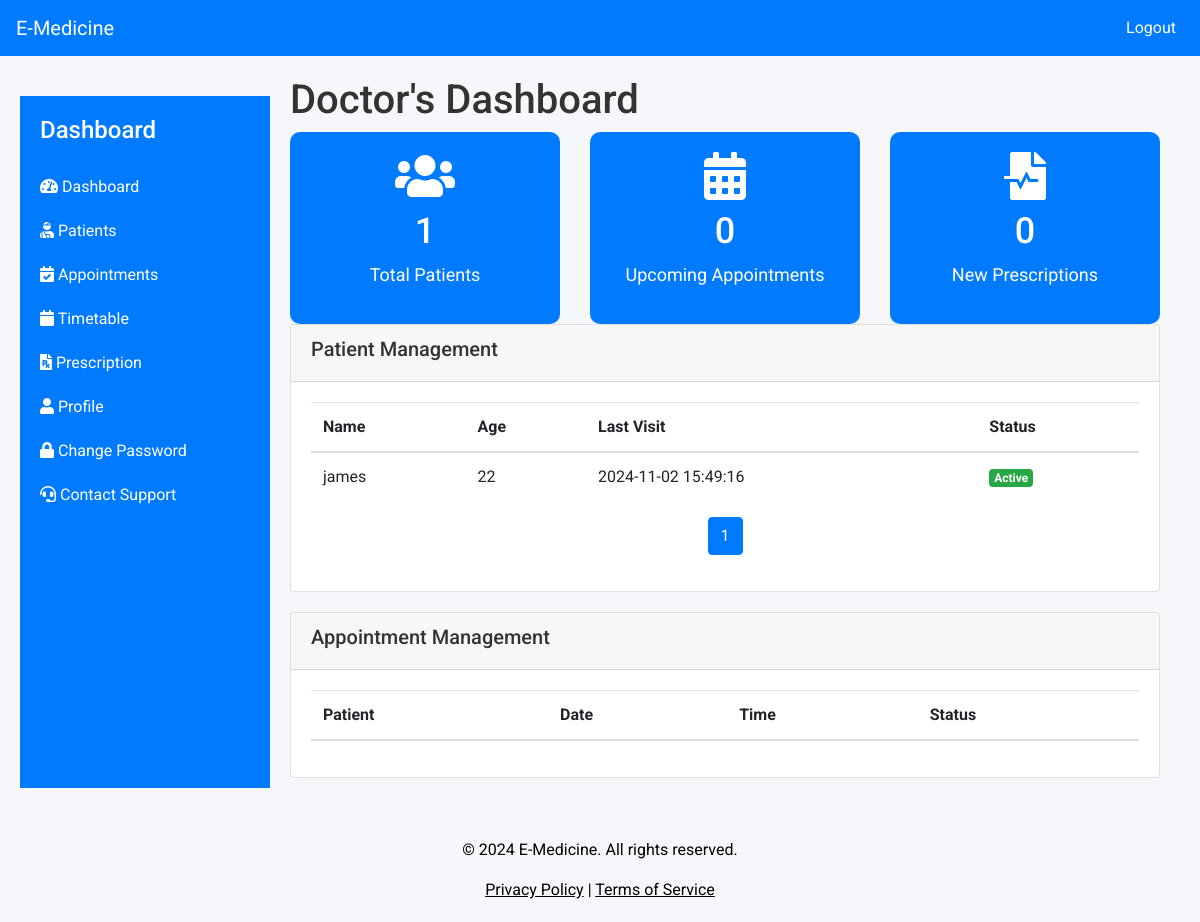
Page /doctor/index.php (signed in) on the committed database.
### tables this page shows
CREATE TABLE `patients` (
  `PatientID` int(11) NOT NULL,
  `firstname` varchar(100) NOT NULL,
  `lastname` varchar(255) NOT NULL,
  `Age` int(11) NOT NULL,
  `Gender` enum('Male','Female','Other') NOT NULL,
  `Phone` varchar(15) DEFAULT NULL,
  `Email` varchar(100) DEFAULT NULL,
  `Address` varchar(255) DEFAULT NULL,
  `CreatedAt` timestamp NOT NULL DEFAULT current_timestamp(),
  `Password` varchar(255) NOT NULL,
  `status` varchar(250) NOT NULL,
  `ProfileImage` varchar(250) NOT NULL,
  `reset_token` varchar(6) DEFAULT NULL,
  `token_expiration` int(11) DEFAULT NULL
);

### doctor/index.php (the view, shortened to what this page needs)
<?php
include '../access/config.php';
$id = $_SESSION['doctor_id'];
$appointmentResult = $conn->prepare("SELECT COUNT(*) as total FROM appointments WHERE AppointmentDate >= CURDATE() AND DoctorID = ?");
$appointmentResult->bind_param("i", $id);
$appointmentResult->execute();
$upcomingAppointments = $appointmentResult->get_result()->fetch_assoc()['total'];
$prescriptionQuery = $conn->prepare("
    SELECT COUNT(*) as total
    FROM prescriptions p
    JOIN appointments a ON p.AppointmentID = a.AppointmentID
    WHERE DATE(p.CreatedAt) = CURDATE() AND a.DoctorID = ?
");
$prescriptionQuery->bind_param("i", $id);
$prescriptionQuery->execute();
$newPrescriptions = $prescriptionQuery->get_result()->fetch_assoc()['total'];
$recordsPerPage = 5;
$page = isset($_GET['page']) ? intval($_GET['page']) : 1;
$offset = ($page - 1) * $recordsPerPage;
$patientsQuery = $conn->prepare("SELECT * FROM patients LIMIT ?, ?");
$patientsQuery->bind_param("ii", $offset, $recordsPerPage);
$patientsQuery->execute();
$patientsResult = $patientsQuery->get_result();
$totalPatientsQuery = $conn->query("SELECT COUNT(*) as total FROM patients");
$totalPatients = $totalPatientsQuery->fetch_assoc()['total'];
$totalPages = ceil($totalPatients / $recordsPerPage);
?>
<!DOCTYPE html>
<html lang="en">
<head>
    <link rel="stylesheet" href="https://stackpath.bootstrapcdn.com/bootstrap/4.5.2/css/bootstrap.min.css">
    <link rel="stylesheet" href="https://cdnjs.cloudflare.com/ajax/libs/font-awesome/6.0.0-beta3/css/all.min.css">
</head>
<body>
<?php include '../resources/includes/d_header.php'; ?>
<div class="dashboard">
    <?php include '../resources/includes/d_sidebar.php'; ?>
    <div class="dashboard-content">
        <h1>Doctor's Dashboard</h1>
        <div class="row">
            <div class="col-md-4 col-sm-12">
                <div class="metric-card">
                    <i class="fas fa-users"></i>
                    <h2><?php echo $totalPatients; ?></h2>
                    <p>Total Patients</p>
                </div>
            </div>
            <div class="col-md-4 col-sm-12">
                <div class="metric-card">
                    <i class="fas fa-calendar-alt"></i>
                    <h2><?php echo $upcomingAppointments; ?></h2>
                    <p>Upcoming Appointments</p>
                </div>
            </div>
            <div class="col-md-4 col-sm-12">
                <div class="metric-card">
                    <i class="fas fa-file-medical-alt"></i>
                    <h2><?php echo $newPrescriptions; ?></h2>
                    <p>New Prescriptions</p>
                </div>
            </div>
        </div>
        <div class="card">
            <div class="card-header">
                <h5>Patient Management</h5>
            </div>
            <div class="card-body">
                <table class="table">
                    <thead>
                        <tr>
                            <th>Name</th>
                            <th>Age</th>
                            <th>Last Visit</th>
                            <th>Status</th>
                        </tr>
                    </thead>
                    <tbody>
                        <?php while ($patient = $patientsResult->fetch_assoc()): ?>
                            <tr>
                                <td><?php echo htmlspecialchars($patient['firstname']); ?></td>
                                <td><?php echo htmlspecialchars($patient['Age']); ?></td>
                                <td><?php echo htmlspecialchars($patient['CreatedAt']); ?></td>
                                <td><span class="badge badge-success">Active</span></td>
                            </tr>
                        <?php endwhile; ?>
                    </tbody>
                </table>
                <nav>
                    <ul class="pagination">
                        <?php for ($i = 1; $i <= $totalPages; $i++): ?>
                            <li class="page-item <?php if($i == $page) echo 'active'; ?>">
                                <a class="page-link" href="?page=<?php echo $i; ?>"><?php echo $i; ?></a>
                            </li>
                        <?php endfor; ?>
                    </ul>
                </nav>
            </div>
        </div>
        <div class="card">
            <div class="card-header">
                <h5>Appointment Management</h5>
            </div>
            <div class="card-body">
                <table class="table">
                    <thead>
                        <tr>
                            <th>Patient</th>
                            <th>Date</th>
                            <th>Time</th>
                            <th>Status</th>
                        </tr>
                    </thead>
                </table>
            </div>
        </div>
    </div>
</div>
<?php include '../resources/includes/footer.php'; ?>
</body>
</html>

### doctor/index.php (style rules this page uses)
body { font-family: 'Roboto', sans-serif; background-color: #f5f7fa; color: #333; }
.dashboard { padding: 20px; display: flex; }
.dashboard-content { flex: 1; margin-right: 20px; }
.card { margin-bottom: 20px; }
.metric-card { background-color: #007bff; color: white; text-align: center; padding: 20px; border-radius: 10px; }
.metric-card h2 { font-size: 36px; }
.metric-card p { font-size: 18px; }
.metric-card i { font-size: 48px; margin-bottom: 10px; }
.pagination { justify-content: center; }

### rows in the picture
patients: firstname "james", Age "22", CreatedAt "2024-11-02 15:49:16"

### other values in the picture
$totalPatients "1"
$upcomingAppointments "0"
$newPrescriptions "0"
